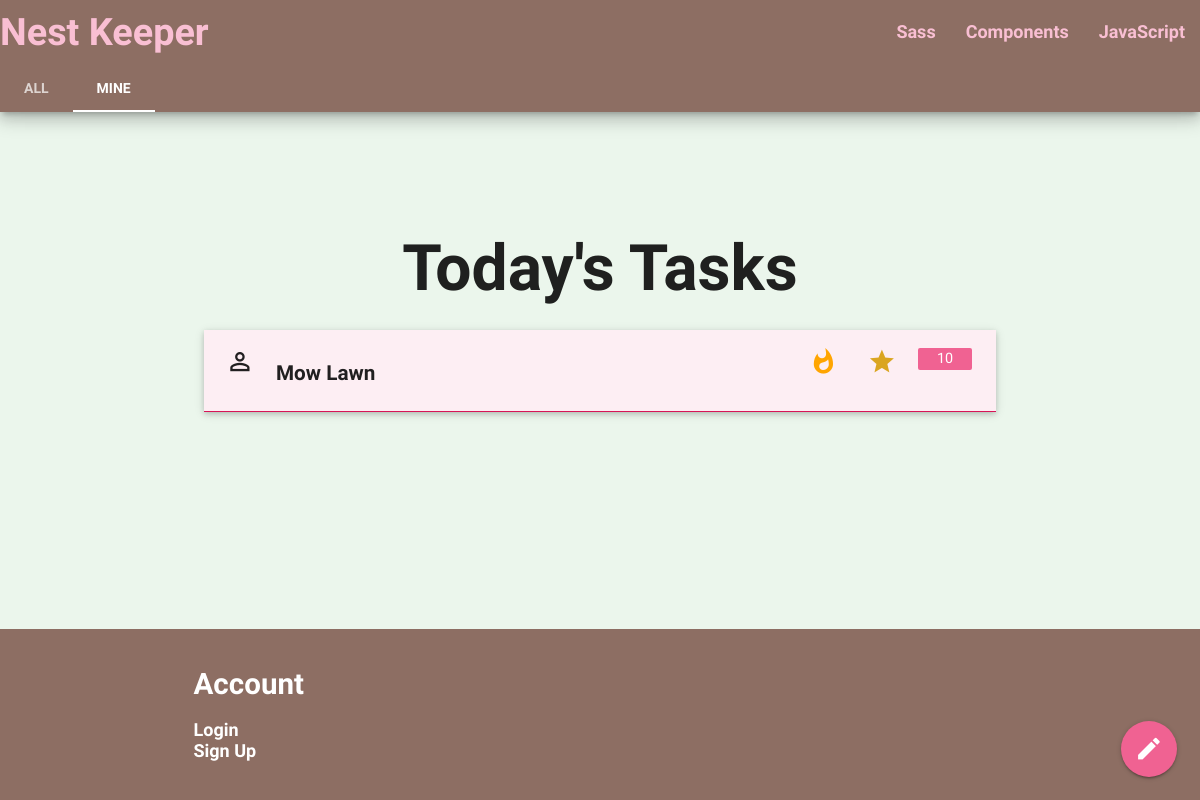
/t/, run on an earlier commit of the app's database.
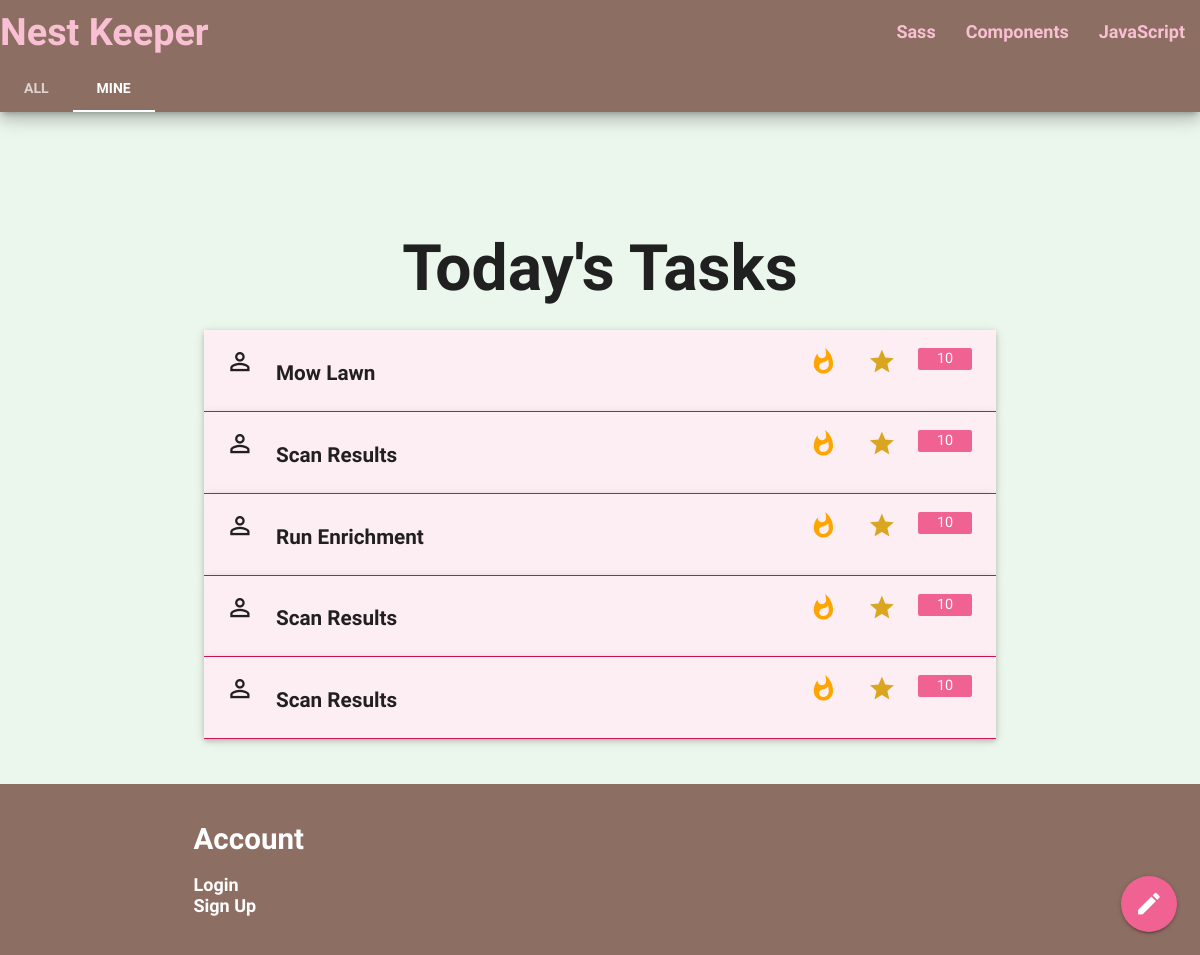
And on a later commit of the database.
### planner/models.py (models this page shows, shortened)
class Task(models.Model):
    title = models.CharField(max_length=100)
    details =  models.CharField(max_length=200)
    points = models.IntegerField(default=10)
    asignee = models.ForeignKey(Person, null=True, blank=True, on_delete=models.SET_NULL)
    schedule = models.ForeignKey(Schedule, null=True, blank=True, on_delete=models.SET_NULL)
    last_completed = models.DateTimeField('last completed')
    wait_days = models.IntegerField(default=1) # 1-->daily

### planner/views.py (the view)
# urls.py: path('t/', views.tasks_page, name='task_list'),
def tasks_page(request):
    context = {
            'form': TaskForm(),
            'task_list': Task.objects.all(),
            "big_word": "Big Word",
        }
    return render( request, 'planner/tasks.html', context)

### planner/templates/planner/tasks.html (shortened to what this page needs)
{% extends "planner/base.html" %}
{% block content %}
<h2 class="center">Today's Tasks</h2>
<div class="fixed-action-btn">
    <a class="btn-floating btn-large">
        <i class="large material-icons">mode_edit</i>
    </a>
</div>
<ul class="collapsible popout">
    {% for task in task_list %}
    <li>
        <div class="collapsible-header ">
                <i class="material-icons Large">person_outline</i>
                <h6>{{task.title}}</h6>
            <span class="badge">
                <i style="color: orange" class="material-icons">whatshot</i>
                <i style="color: goldenrod" class="material-icons small">star</i><span class="new badge" data-badge-caption="{{task.points}}"></span>
            </span>
        </div>
    </li>
    {% endfor %}
</ul>
{% endblock %}

### planner/templates/planner/base.html (shortened to what this page needs)
<!DOCTYPE html>
<html lang="en">
<head>
  {% load static %}
  <link href="{% static 'planner/css/materialize.custom.css' %}" type="text/css" rel="stylesheet"
    media="screen,projection" />
  <link href="{% static 'planner/css/style.css' %}" type="text/css" rel="stylesheet" media="screen,projection" />
</head>
<body>
  {% include "planner/nav.html" %}
  <div class="section no-pad-bot" id="index-banner">
  </div>
  <div class="container" style="margin-top: 12rem; margin-bottom: 12rem">
    {% block content %}CONTENT GOES HERE{% endblock %}
  </div>
  {% include "planner/footer.html" %}
</body>
</html>

### planner/templates/planner/nav.html (shortened to what this page needs)
<nav class="nav-extended pushpin pin-top z-depth-3" style="z-index: 100">
        <div class="nav-wrapper ">
          <a href="#" class="brand-logo">Nest Keeper</a>
          <ul id="nav-mobile" class="right hide-on-med-and-down">
            <li><a href="sass.html">Sass</a></li>
            <li><a href="badges.html">Components</a></li>
            <li><a href="collapsible.html">JavaScript</a></li>
          </ul>
        </div>
        <div class="nav-content">
          <ul class="tabs tabs-transparent">
            <li class="tab"><a href="#test1">All</a></li>
            <li class="tab"><a class="active" href="#test2">Mine</a></li>
          </ul>
        </div>
      </nav>

### planner/templates/planner/footer.html
<footer class="page-footer" style="position: fixed; left: 0; bottom: 0; width: 100%; z-index: 100">
    <div class="container">
        <div class="row">
            <div class="col s4">
                <h5 class="white-text">Account</h5>
                <ul>
                    {% if user.is_authenticated %}
                        <li><a class="white-text" href="{% url 'logout' %}">Logout {{ user.username }}</a></li>
                    {% else %}
                        <li><a class="white-text" href="{% url 'login' %}">Login</a></li>
                        <li><a class="white-text" href="{% url 'signup' %}">Sign Up</a></li>
                    {% endif %}
                </ul>
            </div>
        </div>
    </div>
</footer>

### planner/templates/planner/scripts.html (shortened to what this page needs)
{% load static %}

What changed in the data, as far as the page shows it:
added Task: title "Scan Results", points 10 (drawn)
added Task: title "Run Enrichment", points 10 (drawn)
added Task: title "Scan Results", points 10 (drawn)
added Task: title "Scan Results", points 10 (drawn)
